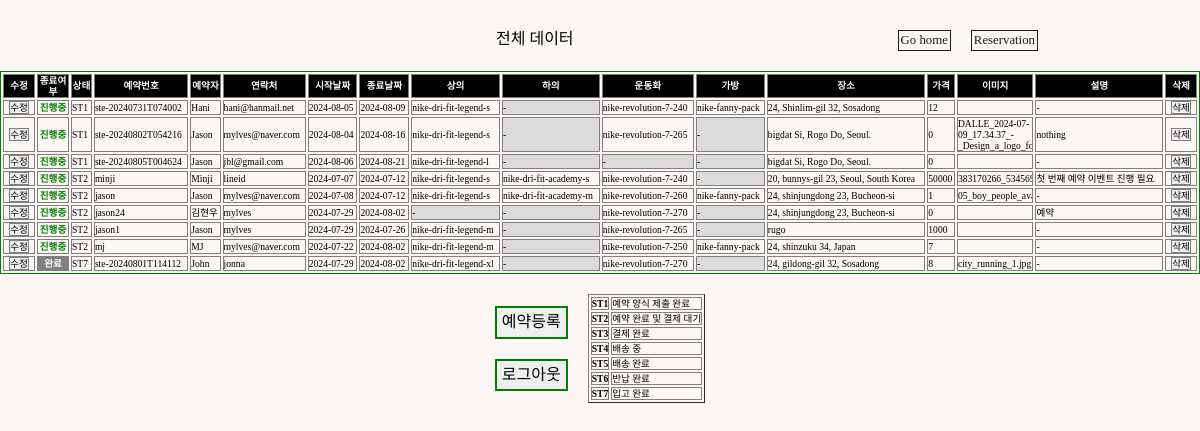
Page /data/ (signed in) on the earlier database version.
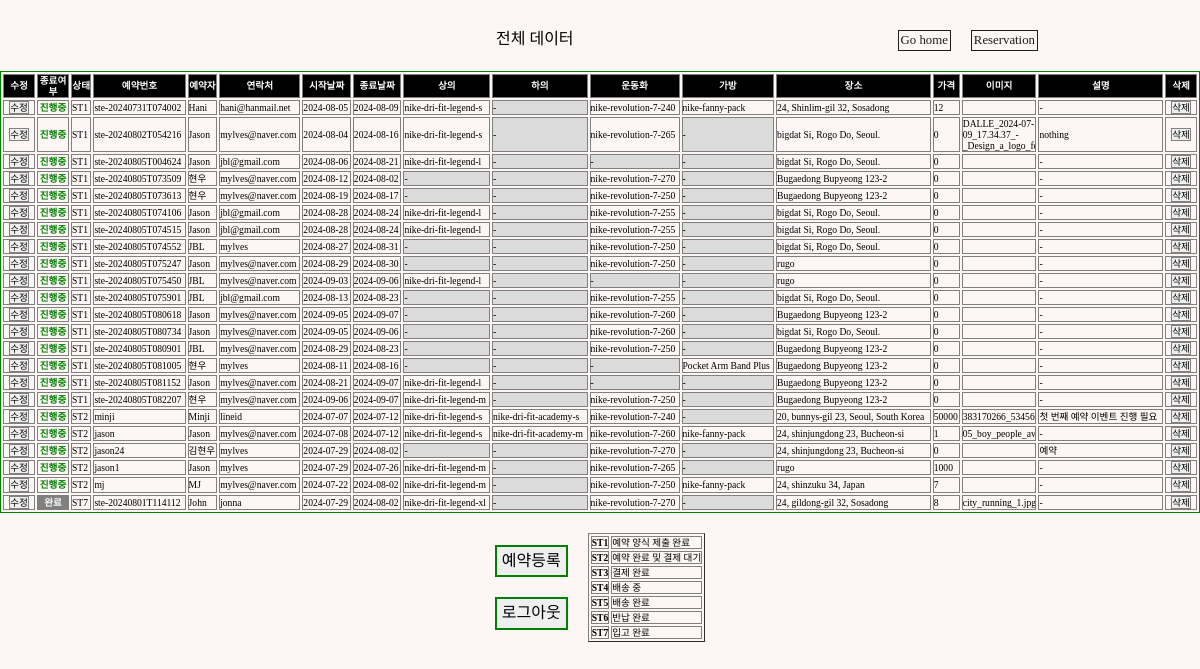
Same page on the later database version.
### reservation/models.py (models this page shows, shortened)
class Reservation(models.Model):
    STATUS_CHOICE = [
        ("ST1", "예약 양식 제출 완료"),
        ("ST2", "예약 완료 및 결제 대기"),
        ("ST3", "결제 완료"),
        ("ST4", "배송 중"),
        ("ST5", "배송 완료"),
        ("ST6", "반납 완료"),
        ("ST7", "입고 완료"),
    ]
    reserv_id = models.CharField(
        max_length=20,
        primary_key=True,
        default="Required_pk",
    )
    client = models.CharField(max_length=20)
    contact = models.CharField(max_length=50, blank=False)
    start_date = models.DateField()
    start_time = models.TimeField(blank=True, default=timezone.now)
    end_date = models.DateField()
    end_time = models.TimeField(blank=True, default=timezone.now)
    top = models.ForeignKey(
        Item,
        on_delete=models.CASCADE,
        limit_choices_to={"category": "top"},
        related_name="topName",
        blank=True,
        null=True,
    )
    bottom = models.ForeignKey(
        Item,
        on_delete=models.CASCADE,
        limit_choices_to={"category": "bottom"},
        related_name="bottomName",
        blank=True,
        null=True,
    )
    shoes = models.ForeignKey(
        Item,
        on_delete=models.CASCADE,
        limit_choices_to={"category": "shoes"},
        related_name="shoesName",
        blank=True,
        null=True,
    )
    bag = models.ForeignKey(
        Item,
        on_delete=models.CASCADE,
        limit_choices_to={"category": "bag"},
        related_name="bagName",
        blank=True,
        null=True,
    )
    image = models.ImageField(upload_to="", blank=True)
    desc = models.TextField(blank=True, default="-")
    status = models.CharField(
        max_length=3,
        choices=STATUS_CHOICE,
        default="ST1",
    )
    completed = models.BooleanField(default=False)
    cost = models.IntegerField(default=0)
    location = models.CharField(max_length=50, blank=False)
    paypal_link = models.CharField(max_length=50, blank=False, default="-")

class Item(models.Model):
    CATEGORY = [
        ("shoes", "Shoes"),
        ("top", "Top"),
        ("bottom", "Bottom"),
        ("bag", "Bag & Pouch"),
        ("etc", "ETC"),
    ]
    SIZE = [
        ("Others", "free"),
        (
            "shoes",
            (
                ("220", "220mm"),
                ("225", "225mm"),
                ("230", "230mm"),
                ("235", "235mm"),
                ("240", "240mm"),
                ("245", "245mm"),
                ("250", "250mm"),
                ("255", "255mm"),
                ("260", "260mm"),
                ("265", "265mm"),
                ("270", "270mm"),
                ("275", "275mm"),
                ("280", "280mm"),
                ("285", "285mm"),
                ("290", "290mm"),
                ("295", "295mm"),
                ("300", "300mm"),
            ),
        ),
        (
            "top",
            (
                ("XS", "XS"),
                ("S", "S"),
                ("M", "M"),
                ("L", "L"),
                ("XL", "XL"),
                ("XXL", "XXL"),
            ),
        ),
        (
            "bottom",
            (
                ("XS", "XS"),
                ("S", "S"),
                ("M", "M"),
                ("L", "L"),
                ("XL", "XL"),
                ("XXL", "XXL"),
            ),
        ),
    ]
    GENDER = {("M", "Male"), ("F", "Female"), ("E", "NO Gender")}
    category = models.CharField(max_length=10, choices=CATEGORY)
    gender = models.CharField(max_length=1, blank=True, choices=GENDER)
    name = models.CharField(max_length=20, blank=True)
    model_num = models.CharField(primary_key=True, max_length=50, blank=True)
    size = models.CharField(max_length=10, blank=True, choices=SIZE)
    amount = models.IntegerField(default=0, blank=True)
    link = models.URLField(blank=True)
    def __str__(self):
        return self.model_num

### reservation/views.py (the view)
# urls.py: path("data/", views.data, name="data"),
@login_required(login_url="users:login")
def data(request):
    reservation = Reservation.objects.all().order_by("status")
    context = {"reservation": reservation}
    return render(request, "admin/data.html", context)

### templates/admin/data.html (shortened to what this page needs)
{% load static %}
<!DOCTYPE html>
<html lang="en">
  <head>
    <link rel="stylesheet" type="text/css" href="{% static 'css/sterna.css' %}"/>
    <link rel="stylesheet" type="text/css" href="{% static 'css/normalize.css' %}"/>
    <link href="https://cdnjs.cloudflare.com/ajax/libs/bootstrap-datetimepicker/3.0.0/css/bootstrap-datetimepicker.min.css" rel="stylesheet"/>
  </head>
  <body>
    <div class="tocenter">
      <div class="flex-row" style="width:100%; margin: 30px 0 20px 0; justify-content:space-around;">
        <div style="width:10px;"></div>
        <div>
          <p>전체 데이터</p>
        </div>
        <div class="flex-row">
          <a style="border:solid 1px; font-size:0.8rem; padding:2px;" href="{% url "reservation:sterna" %}">Go home</a>
          <div style="width:20px;"></div>
          <a style="border:solid 1px; font-size:0.8rem; padding:2px;" href="{% url "reservation:check" %}">Reservation</a>
        </div>
      </div>
    </div>
    {% if user.is_staff %}
      <div>
        <table border="1px solid black" bordercolor="green" style="font-size:0.6rem; width:100%;">
          <tr style="background-color:black; color:white;">
            <th scope="col" style="width:30px; text-align:center">수정</th>
            <th scope="col" style="width:30px; text-align:center">종료여부</th>
            <th scope="col">상태</th>
            <th scope="col">예약번호</th>
            <th scope="col">예약자</th>
            <th scope="col">연락처</th>
            <th scope="col">시작날짜</th>
            <th scope="col">종료날짜</th>
            <th scope="col">상의</th>
            <th scope="col">하의</th>
            <th scope="col">운동화</th>
            <th scope="col">가방</th>
            <th scope="col">장소</th>
            <th scope="col">가격</th>
            <th scope="col" style="max-width:70px; text-align:center">이미지</th>
            <th scope="col">설명</th>
            <th scop="com">삭제</th>
          </tr>
          {% for data in reservation %}
            <tr>
              <td style="width:30px; text-align:center">
                <a href="{% url "reservation:update" data.pk %}">
                  <button>수정</button>
                </a>
              </td>
              {% if data.completed == True %}
                <td style="color:white; font-weight:bold; background-color:grey; text-align:center;">완료</td>
              {% else %}
                <td style="color:green; font-weight:bold; text-align:center;">진행중</td>
              {% endif %}
              <td>{{data.status}}</td>
              <td>{{data.reserv_id}}</td>
              <td>{{data.client}}</td>
              <td>{{data.contact}}</td>
              <td>{{data.start_date | date:"Y-m-d"}}</td>
              <td>{{data.end_date | date:"Y-m-d"}}</td>
              {% if data.top.name == None %}
                <td style='background-color:#DBDBDB;'>-</td>
              {% else %}
                <td>{{data.top}}</td>
              {% endif %}
              {% if data.bottom.name == None %}
                <td style='background-color:#DBDBDB;'>-</td>
              {% else %}
                <td>{{data.bottom}}</td>
              {% endif %}
              {% if data.shoes.name == None %}
                <td style='background-color:#DBDBDB;'>-</td>
              {% else %}
                <td>{{data.shoes}}</td>
              {% endif %}
              {% if data.bag.name == None %}
                <td style='background-color:#DBDBDB;'>-</td>
              {% else %}
                <td>{{data.bag}}</td>
              {% endif %}
              <td>{{data.location}}</td>
              <td>{{data.cost}}</td>
              <td style="max-width:70px; overflow:hidden;">{{data.image}}</td>
              <td>{{data.desc}}</td>
              <td style="width:30px; text-align:center">
                <div class="del-button">
                  <a href="{% url "reservation:delpage" data.pk %}">
                    <button>삭제</button>
                  </a>
                </div>
              </td>
            </tr>
          {% endfor %}
        </table>
        <div class="flex-row">
          <div class="flex-column">
            <div class="tocenter" style="margin:20px 0 0 0;">
              <a href="{% url "reservation:register" %}">
                <button style="padding: 5px; border:solid 2px green;">예약등록</button>
              </a>
            </div>
            <div class="tocenter" style="margin:20px 0 0 0;">
              <a href="{% url "users:logout" %}">
                <button style="padding: 5px; border:solid 2px green;">로그아웃</button>
              </a>
            </div>
          </div>
          <table style="margin:20px 0 0 20px;" border="1">
            <tr style='font-weight:normal; font-size:0.6rem;'>
              <th>ST1</th>
              <td>예약 양식 제출 완료</td>
            </tr>
            <tr style='font-weight:normal; font-size:0.6rem;'>
              <th>ST2</th>
              <td>예약 완료 및 결제 대기</td>
            </tr>
            <tr style='font-weight:normal; font-size:0.6rem;'>
              <th>ST3</th>
              <td>결제 완료</td>
            </tr>
            <tr style='font-weight:normal; font-size:0.6rem;'>
              <th>ST4</th>
              <td>배송 중</td>
            </tr>
            <tr style='font-weight:normal; font-size:0.6rem;'>
              <th>ST5</th>
              <td>배송 완료</td>
            </tr>
            <tr style='font-weight:normal; font-size:0.6rem;'>
              <th>ST6</th>
              <td>반납 완료</td>
            </tr>
            <tr style='font-weight:normal; font-size:0.6rem;'>
              <th>ST7</th>
              <td>입고 완료</td>
            </tr>
          </table>
        </div>
      </div>
    {% else %}
      <p class='tocenter' style='margin-top:30px; font-weight:bold; color:blue; font-size:2rem;'>관리자만 열람 가능</p>
    {% endif %}
  </body>
</html>

### static/css/sterna.css (style rules this page uses)
:root { --sterun-primary-color: #fbff00; --sterun-secondary-color: #3A3A3A; --sterun-thirdary-color: #4467AF; --sterun-white-color: #FCF6F5; --sterun-black-color: #1d1d1d; --sterun-grey-color: #E8E8E8; }
* { margin: 0; padding: 0; font-family: "SCDream"; z-index:100; }
html, body { background-color: var(--sterun-white-color); margin-top: 100px; min-height: 100%; margin: 0; }
a { color: var(--sterun-black-color); text-decoration: none; }
button { border: 1px solid grey; }
.tocenter { display: flex; flex-direction: column; align-items: center; width:100%; }
.flex-row { display: flex; flex-direction: row; flex-flow: wrap; justify-content: center; }
.flex-column { justify-content: center; display: flex; flex-direction: column; }

### templates/admin/data.html (style rules this page uses)
tr th { border: solid 1px grey; }
tr td { border: solid 1px grey; }

Differences in the rows shown:
added Reservation: completed "진행중", status "ST1", reserv_id "ste-20240805T073509", client "현우", contact "mylves@naver.com", start_date "2024-08-12", end_date "2024-08-02", shoes "nike-revolution-7-270", location "Bugaedong Bupyeong 123-2", cost "0", desc "-"
added Reservation: completed "진행중", status "ST1", reserv_id "ste-20240805T073613", client "현우", contact "mylves@naver.com", start_date "2024-08-19", end_date "2024-08-17", shoes "nike-revolution-7-250", location "Bugaedong Bupyeong 123-2", cost "0", desc "-"
added Reservation: completed "진행중", status "ST1", reserv_id "ste-20240805T074106", client "Jason", contact "jbl@gmail.com", start_date "2024-08-28", end_date "2024-08-24", top "nike-dri-fit-legend-l", shoes "nike-revolution-7-255", location "bigdat Si, Rogo Do, Seoul.", cost "0", desc "-"
added Reservation: completed "진행중", status "ST1", reserv_id "ste-20240805T074515", client "Jason", contact "jbl@gmail.com", start_date "2024-08-28", end_date "2024-08-24", top "nike-dri-fit-legend-l", shoes "nike-revolution-7-255", location "bigdat Si, Rogo Do, Seoul.", cost "0", desc "-"
added Reservation: completed "진행중", status "ST1", reserv_id "ste-20240805T074552", client "JBL", contact "mylves", start_date "2024-08-27", end_date "2024-08-31", shoes "nike-revolution-7-250", location "bigdat Si, Rogo Do, Seoul.", cost "0", desc "-"
added Reservation: completed "진행중", status "ST1", reserv_id "ste-20240805T075247", client "Jason", contact "mylves@naver.com", start_date "2024-08-29", end_date "2024-08-30", shoes "nike-revolution-7-250", location "rugo", cost "0", desc "-"
added Reservation: completed "진행중", status "ST1", reserv_id "ste-20240805T075450", client "JBL", contact "mylves@naver.com", start_date "2024-09-03", end_date "2024-09-06", top "nike-dri-fit-legend-l", location "rugo", cost "0", desc "-"
added Reservation: completed "진행중", status "ST1", reserv_id "ste-20240805T075901", client "JBL", contact "jbl@gmail.com", start_date "2024-08-13", end_date "2024-08-23", shoes "nike-revolution-7-255", location "bigdat Si, Rogo Do, Seoul.", cost "0", desc "-"
added Reservation: completed "진행중", status "ST1", reserv_id "ste-20240805T080618", client "Jason", contact "mylves@naver.com", start_date "2024-09-05", end_date "2024-09-07", shoes "nike-revolution-7-260", location "Bugaedong Bupyeong 123-2", cost "0", desc "-"
added Reservation: completed "진행중", status "ST1", reserv_id "ste-20240805T080734", client "Jason", contact "mylves@naver.com", start_date "2024-09-05", end_date "2024-09-06", shoes "nike-revolution-7-260", location "bigdat Si, Rogo Do, Seoul.", cost "0", desc "-"
added Reservation: completed "진행중", status "ST1", reserv_id "ste-20240805T080901", client "JBL", contact "mylves@naver.com", start_date "2024-08-29", end_date "2024-08-23", shoes "nike-revolution-7-250", location "Bugaedong Bupyeong 123-2", cost "0", desc "-"
added Reservation: completed "진행중", status "ST1", reserv_id "ste-20240805T081005", client "현우", contact "mylves", start_date "2024-08-11", end_date "2024-08-16", bag "Pocket Arm Band Plus", location "Bugaedong Bupyeong 123-2", cost "0", desc "-"
added Reservation: completed "진행중", status "ST1", reserv_id "ste-20240805T081152", client "Jason", contact "mylves@naver.com", start_date "2024-08-21", end_date "2024-09-07", top "nike-dri-fit-legend-l", location "Bugaedong Bupyeong 123-2", cost "0", desc "-"
added Reservation: completed "진행중", status "ST1", reserv_id "ste-20240805T082207", client "현우", contact "mylves@naver.com", start_date "2024-09-06", end_date "2024-09-07", top "nike-dri-fit-legend-m", shoes "nike-revolution-7-250", location "Bugaedong Bupyeong 123-2", cost "0", desc "-"
